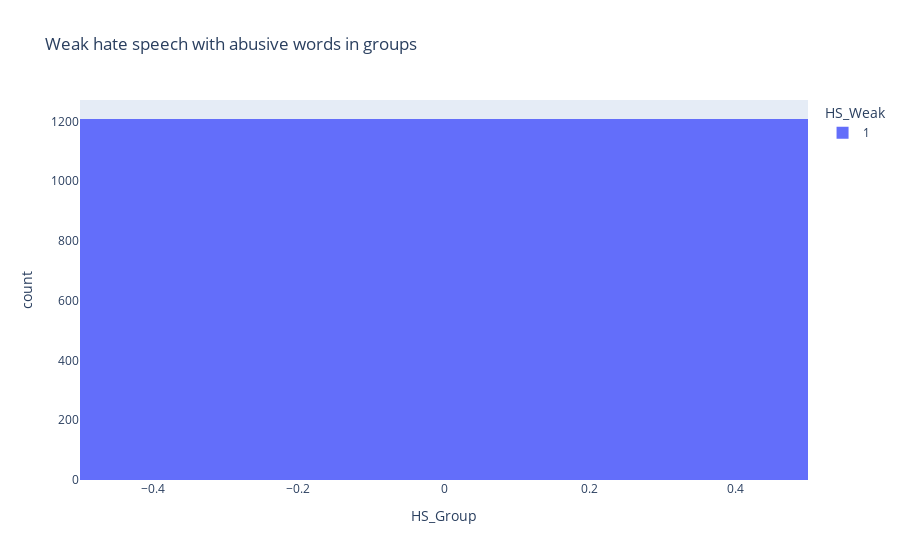

Notebook code for this chart:
### Code cell
fig = px.histogram(filtered_weak_HS_data, x="HS_Group", color="HS_Weak", title="Weak hate speech with abusive words in groups")
fig.show()

### Figure 1 — Plotly figure (JSON) as saved in the notebook; plotly's stock layout.template omitted (floating-point values rounded to 4 significant figures; data arrays with more than 128 entries replaced by an {"elided": "..."} marker saying what was removed)
{"data": [{"alignmentgroup": "True", "bingroup": "x", "hovertemplate": "HS_Weak=1<br>HS_Group=%{x}<br>count=%{y}<extra></extra>", "legendgroup": "1", "marker": {"color": "#636efa", "pattern": {"shape": ""}}, "name": "1", "offsetgroup": "1", "orientation": "v", "showlegend": true, "type": "histogram", "x": {"elided": "1208 int values"}, "xaxis": "x", "yaxis": "y"}], "layout": {"barmode": "relative", "legend": {"title": {"text": "HS_Weak"}, "tracegroupgap": 0}, "title": {"text": "Weak hate speech with abusive words in groups"}, "xaxis": {"anchor": "y", "domain": [0, 1], "title": {"text": "HS_Group"}}, "yaxis": {"anchor": "x", "domain": [0, 1], "title": {"text": "count"}}}}
